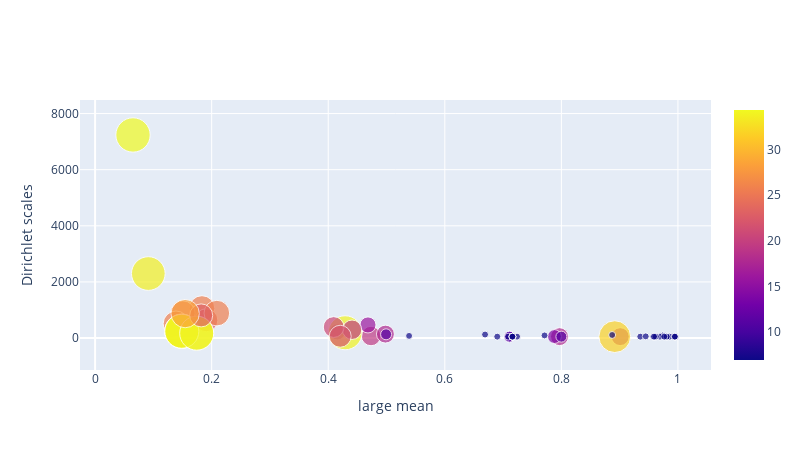

Notebook code for this chart:
### Code cell
fig = go.Figure()

fig.add_trace(
    go.Scatter(
        x=Xtrain_base[:,0],
        y=ytrain,
        mode="markers",
        marker = dict(
            size=np.log(Xtrain_base[:,1])*10,  
            showscale=True,
            color=np.log(Xtrain_base[:,1])*10,
        )
    ),
)

fig.update_layout(
    width=800,
    height=450,
)

fig.update_xaxes(title_text="large mean")
fig.update_yaxes(title_text="Dirichlet scales")
